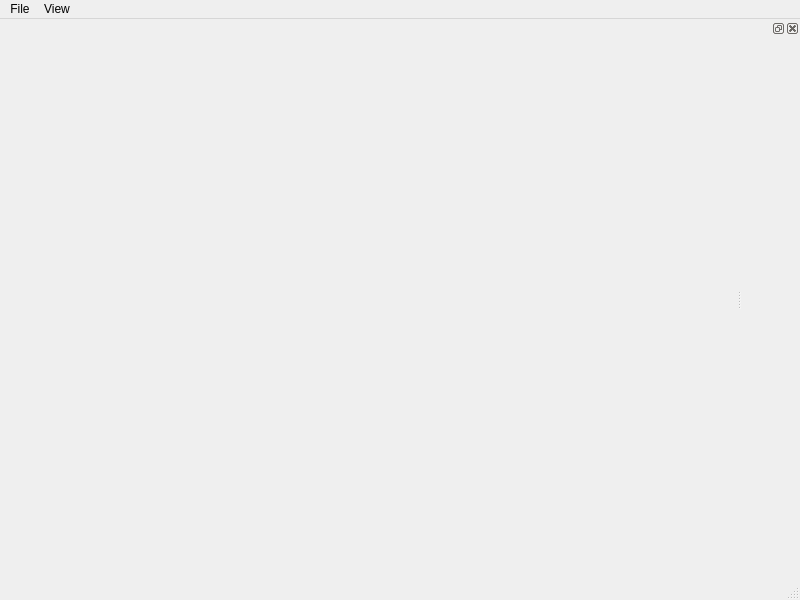
<?xml version="1.0" encoding="UTF-8"?>
<ui version="4.0">
 <class>BearFinder</class>
 <widget class="QMainWindow" name="BearFinder">
  <property name="geometry">
   <rect>
    <x>0</x>
    <y>0</y>
    <width>800</width>
    <height>600</height>
   </rect>
  </property>
  <property name="windowTitle">
   <string>MainWindow</string>
  </property>
  <property name="locale">
   <locale language="English" country="UnitedStates"/>
  </property>
  <widget class="QWidget" name="centralwidget">
   <layout class="QHBoxLayout" name="horizontalLayout">
    <item>
     <widget class="QLabel" name="canvas">
      <property name="text">
       <string/>
      </property>
     </widget>
    </item>
   </layout>
  </widget>
  <widget class="QMenuBar" name="menubar">
   <property name="geometry">
    <rect>
     <x>0</x>
     <y>0</y>
     <width>800</width>
     <height>29</height>
    </rect>
   </property>
   <widget class="QMenu" name="menuFile">
    <property name="locale">
     <locale language="English" country="UnitedStates"/>
    </property>
    <property name="title">
     <string>File</string>
    </property>
    <addaction name="actionOpen"/>
    <addaction name="actionOpenFolder"/>
    <addaction name="separator"/>
    <addaction name="actionSave"/>
    <addaction name="actionSaveAs"/>
    <addaction name="separator"/>
    <addaction name="actionQuit"/>
   </widget>
   <widget class="QMenu" name="menuView">
    <property name="locale">
     <locale language="English" country="UnitedStates"/>
    </property>
    <property name="title">
     <string>View</string>
    </property>
   </widget>
   <addaction name="menuFile"/>
   <addaction name="menuView"/>
  </widget>
  <widget class="QStatusBar" name="statusbar"/>
  <widget class="QDockWidget" name="dockWidget">
   <attribute name="dockWidgetArea">
    <number>2</number>
   </attribute>
   <widget class="QWidget" name="dockWidgetContents">
    <layout class="QVBoxLayout" name="verticalLayout">
     <item>
      <widget class="QLabel" name="infoText">
       <property name="text">
        <string/>
       </property>
       <property name="alignment">
        <set>Qt::AlignLeading|Qt::AlignLeft|Qt::AlignTop</set>
       </property>
      </widget>
     </item>
    </layout>
   </widget>
  </widget>
  <action name="actionOpen">
   <property name="text">
    <string>Open</string>
   </property>
  </action>
  <action name="actionOpenFolder">
   <property name="text">
    <string>Open Folder</string>
   </property>
  </action>
  <action name="actionSave">
   <property name="text">
    <string>Save</string>
   </property>
  </action>
  <action name="actionSaveAs">
   <property name="text">
    <string>Save As</string>
   </property>
  </action>
  <action name="actionQuit">
   <property name="text">
    <string>Quit</string>
   </property>
  </action>
 </widget>
 <resources/>
 <connections/>
</ui>
